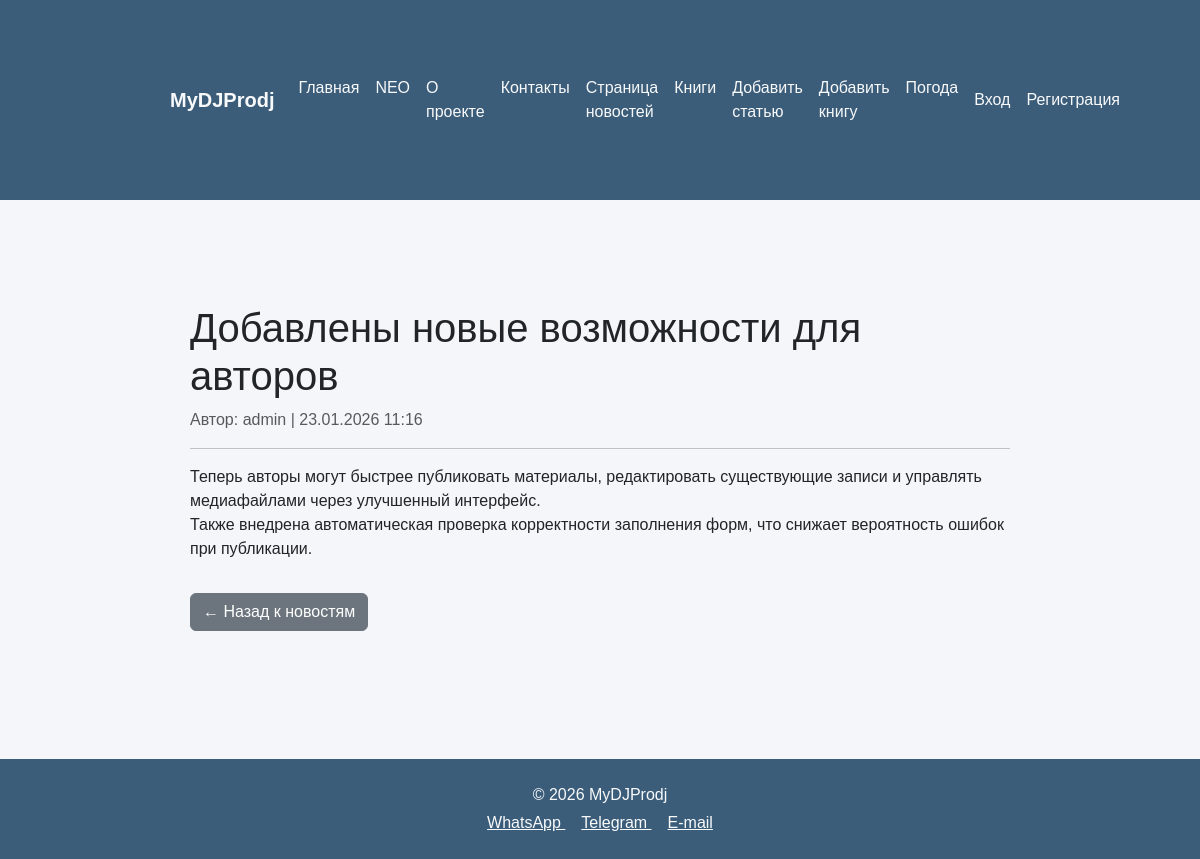
Screenshot of /news/2/ with the database file from the repository.
### news/models.py (models this page shows, shortened)
class News(models.Model):
    title = models.CharField('Название новости', max_length=75)
    short_description = models.CharField('Краткое описание новости', max_length=200)
    content = models.TextField()
    created_at = models.DateTimeField(auto_now_add=True)
    author = models.ForeignKey(
        settings.AUTH_USER_MODEL,
        on_delete=models.SET_NULL,
        null=True,
        verbose_name="Автор"
    )

### main/models.py (models this page shows, shortened)
class CustomUser(AbstractUser):
    email = models.EmailField(
        unique=True,
        verbose_name="Email"
    )

### news/views.py (the view)
# urls.py: path('<int:pk>/', views.news_detail, name='news_detail'),
def news_detail(request, pk):
    item = get_object_or_404(News, pk=pk)
    return render(request, 'news/detail.html', {'item': item})

### weather/context_processors.py (called while the page is built)
def footer_weather(request):
    weather = get_weather("Moscow")
    return {"footer_weather": weather}

### weather/utils.py (called while the page is built)
def get_weather(city):
    api_key = "..."
    url = f"https://api.openweathermap.org/data/2.5/weather?q={city}&appid={api_key}&units=metric&lang=ru"
    data = requests.get(url).json()
    if data.get("cod") != 200:
        return None
    return {
        "temp": data["main"]["temp"],
        "icon": data["weather"][0]["icon"],
        "desc": translate_description(data["weather"][0]["description"]),
    }

### news/templates/news/detail.html (shortened to what this page needs)
{% extends "base.html" %}
{% block content %}
<div class="container mt-4">
    <h1>{{ item.title }}</h1>
    <p class="text-muted">
        Автор: {{ item.author.get_full_name|default:item.author.username }} |
        {{ item.created_at|date:"d.m.Y H:i" }}
    </p>
    <hr>
    <p>{{ item.content|linebreaks }}</p>
    <a href="{% url 'news' %}" class="btn btn-secondary mt-3">← Назад к новостям</a>
</div>
{% endblock %}

### main/static/main/style.css (style rules this page uses)
body { font-family: Arial, sans-serif; margin: 0; padding: 0; background: #f4f6f9; }
body { background: linear-gradient(to bottom, #e8f0f7, #c9d8e6); min-height: 100vh; }
.container { max-width: 900px; margin: 40px auto; padding: 20px; }

### main/templates/base.html (style rules this page uses)
body { font-family: Arial, sans-serif; margin: 0; padding: 0; background: #f4f6f9; }
.container { max-width: 900px; margin: 40px auto; padding: 20px; }

### rows the page displays
News: title "Добавлены новые возможности для авторов", author.get_full_name "admin", created_at "23.01.2026 11:16", content "Теперь авторы могут быстрее публиковать материалы, редактировать существующие записи и управлять медиафайлами через улучшенный интерфейс. Также внедрена автоматическая проверка корректности заполнения форм, что снижает вероятность ошибок при публикации."
